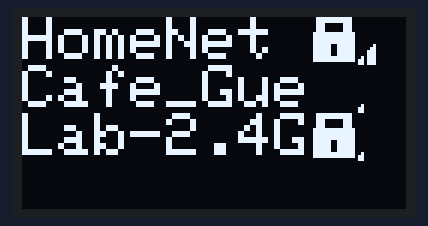
A sketch run on a simulated ESP32. Parts: 128×64 one-colour display. The display library's start-up logo is not drawn; a WiFi scan finds three made-up networks; what the sketch prints to the serial monitor is not drawn.

Above: at 4.3 s.

The sketch:

Week08_Homework02.ino
```cpp
#include <Arduino.h>
#include <WiFi.h>
#include <Wire.h>
#include <Adafruit_GFX.h>
#include <Adafruit_SSD1306.h>

#include "iot_iconset_16x16.h"

// If debugging WiFi, set DEBUG_WIFI,
// the WiFi list will be faked.
// #define DEBUG_WIFI

#ifdef DEBUG_WIFI
#define DEBUG_WIFI_NUMS 4
const String DEBUG_WIFI_SSID[] = {
  "eduroam",
  "NTUST-PEAP",
  "NTUST-UAM",
  "sensor",
};

const int32_t DEBUG_WIFI_RSSI[] = {
  -20,
  -60,
  -80,
  -40,
};

const wifi_auth_mode_t DEBUG_WIFI_AUTH_MODE[] = {
  WIFI_AUTH_WPA2_PSK,
  WIFI_AUTH_WPA2_PSK,
  WIFI_AUTH_OPEN,
  WIFI_AUTH_OPEN,
};
#endif

#define SCREEN_WIDTH 128
#define SCREEN_HEIGHT 64

#define OLED_RESET     -1 // Reset pin # (or -1 if sharing Arduino reset pin)
#define SCREEN_ADDRESS 0x3C

Adafruit_SSD1306 display(SCREEN_WIDTH, SCREEN_HEIGHT, &Wire, OLED_RESET);

const unsigned char* getWifiIcon(int32_t rssi) {
  if(rssi >= -20)
    return signal4_icon16x16;
  else if(rssi >= -40)
    return signal3_icon16x16;
  else if(rssi >= -60)
    return signal2_icon16x16;
  else
    return signal1_icon16x16;
}

void scan() {
  Serial.println("=================================");
  Serial.println("scan start");

#ifdef DEBUG_WIFI
  int n = DEBUG_WIFI_NUMS;
  delay(2000);
#endif
#ifndef DEBUG_WIFI
  int n = WiFi.scanNetworks();
#endif
  Serial.println("scan done");
  if (n == 0) {
      Serial.println("no networks found");
  } else {
      Serial.print(n);
      Serial.println(" networks found");
      int y = 0;
      display.clearDisplay();
      display.setTextSize(2);
      display.setTextColor(SSD1306_WHITE);
      for (int i = 0; i < n; ++i) {
#ifdef DEBUG_WIFI
          String ssid = DEBUG_WIFI_SSID[i];
          int32_t rssi = DEBUG_WIFI_RSSI[i];
          wifi_auth_mode_t auth_mode = DEBUG_WIFI_AUTH_MODE[i];
#endif
#ifndef DEBUG_WIFI
          String ssid = WiFi.SSID(i);
          int32_t rssi = WiFi.RSSI(i);
          wifi_auth_mode_t auth_mode = WiFi.encryptionType(i);
#endif
          bool with_pwd = (auth_mode != WIFI_AUTH_OPEN);

          // Print SSID and infos on OLED
          display.setCursor(0, y);
          display.print(ssid.substring(0, 8));
          display.drawBitmap(112, y, getWifiIcon(rssi), 16, 16, 1);
          if(with_pwd)
            display.drawBitmap(96, y, lock_closed_icon16x16, 16, 16, 1);
          y += 16;

          // Print SSID and RSSI for each network found
          Serial.print(i + 1);
          Serial.print(": ");
          Serial.print(ssid);
          Serial.print(" (");
          Serial.print(rssi);
          Serial.print(")");
          Serial.println(with_pwd ? " " : "*");
      }
      display.display();
  }
  Serial.println("=================================");
}

void setup() {
  Serial.begin(115200);

  if(!display.begin(SSD1306_SWITCHCAPVCC, SCREEN_ADDRESS)) {
    Serial.println(F("SSD1306 allocation failed"));
  }

  WiFi.mode(WIFI_STA);
  WiFi.disconnect();
  delay(100);

  display.display();
  delay(2000);

  display.clearDisplay();
  display.display();

#ifdef DEBUG_WIFI
  Serial.println("WiFi scan running in debug mdoe,");
  Serial.println("WiFi list will be faked");
#endif

  Serial.println("Setup done");
}

void loop() {
  scan();
  delay(10000);
}
```

Source omitted: iot_iconset_16x16.h (41694 bytes)
